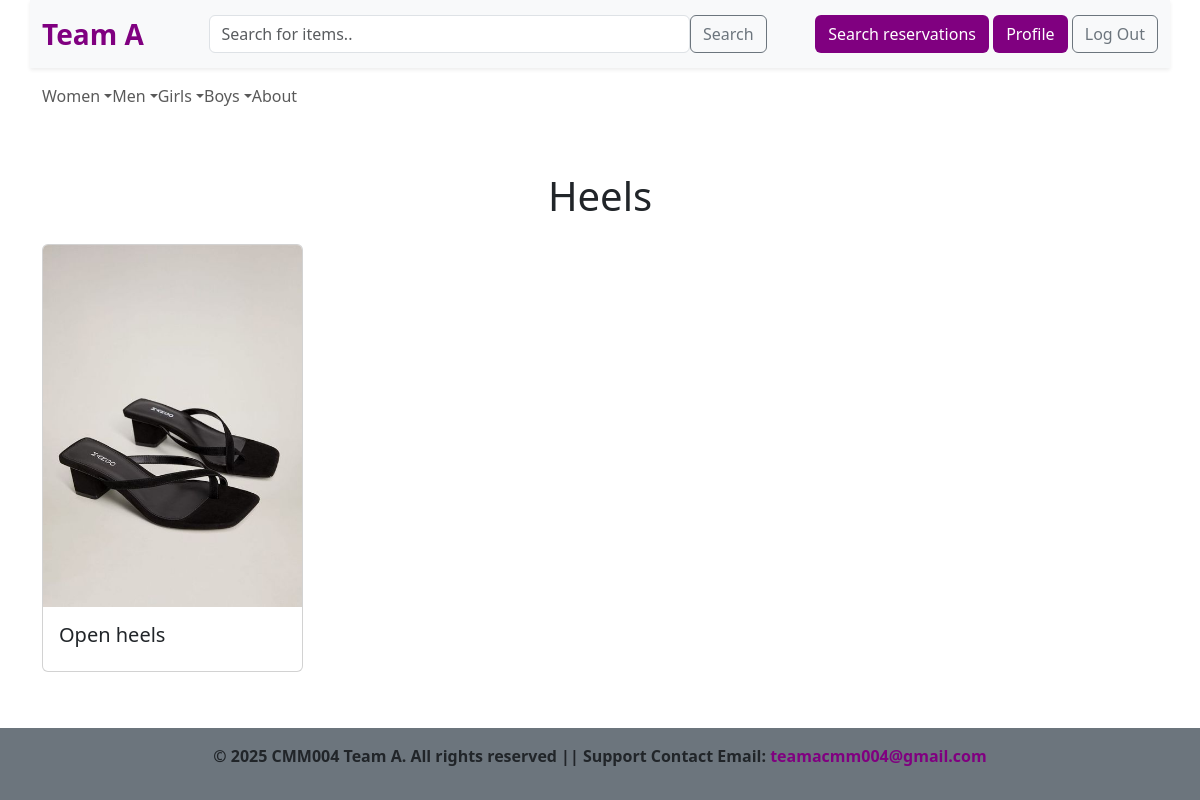
The page /category.php?id=9 (signed in) on the database its author committed.
### tables this page shows
CREATE TABLE `categories` (
  `category_id` int(11) NOT NULL,
  `category_name` varchar(20) NOT NULL,
  `parent_category_id` int(11) DEFAULT NULL
);

CREATE TABLE `items` (
  `item_id` int(11) NOT NULL,
  `user_id` int(11) NOT NULL,
  `category_id` int(11) NOT NULL,
  `status_id` int(11) NOT NULL,
  `size_id` int(11) DEFAULT NULL,
  `condition_id` int(11) NOT NULL,
  `title` varchar(75) NOT NULL,
  `description` text DEFAULT NULL,
  `date_added` datetime DEFAULT current_timestamp(),
  `date_altered` datetime DEFAULT curdate() ON UPDATE current_timestamp()
);

### category.php (the view, shortened to what this page needs)
<?php
require_once "connect.php";
$category_id = isset($_GET['id']) ? (int) $_GET['id'] : 0;
$sql = "SELECT * FROM Categories WHERE category_id=?";
$stmt = $conn->prepare($sql);
$stmt->execute([$category_id]);
$selected_category = $stmt->fetch(PDO::FETCH_ASSOC);
$sql = "SELECT Items.*, ItemImages.image_path FROM Items LEFT JOIN ItemImages ON Items.item_id = ItemImages.item_id
        WHERE Items.category_id = ? AND Items.status_id = 1 GROUP BY Items.item_id
        ORDER BY Items.date_added DESC";
$stmt = $conn->prepare($sql);
$stmt->execute([$category_id]);
$items = $stmt->fetchAll(PDO::FETCH_ASSOC);
?>
<!DOCTYPE html>
<html lang="en">
<head>
    <link rel="stylesheet" href="assets/css/bootstrap.css">
    <link rel="stylesheet" href="assets/css/style.css">
</head>
<body>
    <?php include 'header.php'; ?>
    <main class="container ">
        <h1 class="text-center mb-4"><?php echo $selected_category['category_name']; ?></h1>
        <div class="row g-4">
            <?php
            foreach ($items as $item) {
                echo '
            <div class="col-md-6 col-lg-3">
                <div class="card">
                    <a href="item.php?id=' . $item['item_id'] . '" class="text-decoration-none text-dark">
                        <img src="' . $item['image_path'] . '" class="card-img-top" alt="' . $item['title'] . '">
                        <div class="card-body">
                            <h5 class="card-title">' . $item['title'] . '</h5>
                        </div>
                    </a>
                </div>
            </div>';
            }
            ?>
        </div>
    </main>
<footer class="bg-secondary text-center fw-bold py-3">
  <p>&copy; 2025 CMM004 Team A. All rights reserved ||  Support Contact Email:
  <a href="mailto:teamacmm004@gmail.com" class="text-decoration-none text-purple">teamacmm004@gmail.com</a> </p>
</footer>
</body>
</html>

### header.php (shortened to what this page needs)
<?php
require_once "connect.php";
?>
<header class="mb-5 sticky-top">
        <nav class="container d-flex flex-nowrap navbar bg-light shadow-sm ">
            <div class="container">
                <a href="index.php" class="navbar-brand fw-bold text-purple fs-3">Team A</a>
                <form class="d-flex mx-auto w-50" id="searchForm" role="search">
                    <input id="searchInput" class="form-control" type="search" name="searchTerm" placeholder="Search for items..">
                    <button class="btn btn-outline-secondary" type="submit">Search</button>
                </form>
                <div>
                    <?php if (isset($_SESSION['user_id'])): ?>
                        <?php if (isset($_SESSION['role']) && $_SESSION['role'] === 'admin'): ?>
                            <a href="View_Reservations.html" class="btn btn-purple text-nowrap">Search reservations</a>
                            <a href="profile_admin.php" class="btn btn-purple text-nowrap">Profile</a>
                        <?php endif; ?>
                    <a href="logout.php" class="btn btn-outline-secondary text-nowrap">Log Out</a>
                    <?php endif; ?>
                </div>
            </div>
        </nav>
        <nav class="navbar">
            <div class="container">
                <ul class="navbar-nav me-auto mb-lg-0 d-flex flex-row">
                    <?php
                    $sql = "SELECT * FROM Categories WHERE parent_category_id IS NULL";
                    $stmt = $conn->query($sql);
                    $grandparent_categories = $stmt->fetchAll(PDO::FETCH_ASSOC);
                    foreach ($grandparent_categories as $grandparent) {
                        echo '
                        <li class="nav-item dropdown">
                            <a class="nav-link dropdown-toggle" href="#" id="navbarDropdown' . $grandparent['category_id'] . '" role="button"
                            data-bs-toggle="dropdown" aria-expanded="false">' . $grandparent['category_name'] . '</a>
                            <ul class="dropdown-menu" aria-labelledby="navbarDropdown' . $grandparent['category_id'] . '">';
                        $sql = "SELECT*FROM Categories WHERE parent_category_id=?";
                        $stmt = $conn->prepare($sql);
                        $stmt->execute([$grandparent["category_id"]]);
                        $parent_categories = $stmt->fetchAll(PDO::FETCH_ASSOC);
                        foreach ($parent_categories as $parent) {
                            $sql = "SELECT*FROM Categories WHERE parent_category_id=?";
                            $stmt = $conn->prepare($sql);
                            $stmt->execute([$parent["category_id"]]);
                            $child_categories = $stmt->fetchAll(PDO::FETCH_ASSOC);
                        }
                        echo '
                            </ul>
                        </li>';
                    }
                    ?>
                    <li class="nav-item me-3">
                        <a class="nav-link" href="about.html">About</a>
                    </li>
                </ul>
            </div>
        </nav>
    </header>

### assets/css/style.css (style rules this page uses)
.text-purple { color: purple; }
.btn-purple { color: white; background-color: purple; }
body { display: flex; flex-direction: column; min-height: 100vh; }
main { flex: 1; }
footer { margin-top: auto; }

### rows shown on the page
categories: category_name "Women"
categories: category_name "Men"
categories: category_name "Girls"
categories: category_name "Boys"
categories: category_name "Heels"
items: title "Open heels"
